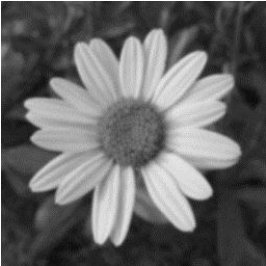
#> input picture ImageProcessing/SpatialDomainFilters/blur_img.jpg, 266 x 266 px, found by its file name
$ python UnsharpMask.py
#> lines starting #> are read from the running program, lines starting #| are printed output that depends on the picture
from PIL import Image, ImageFilter


img1 = Image.open("ImageProcessing/SpatialDomainFilters/blur_img.jpg")
#> img1 is the input picture: PIL image 266x266 L; min 8, max 255, mean 102.6

# applying the unsharp mask
img2 = img1.filter(ImageFilter.UnsharpMask(radius = 10, percent = 100, threshold = 0))
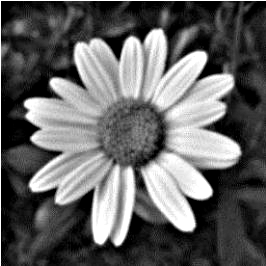
#> img2: PIL image 266x266 L; min 0, max 255, mean 98.6

img1.show()
img2.show()
